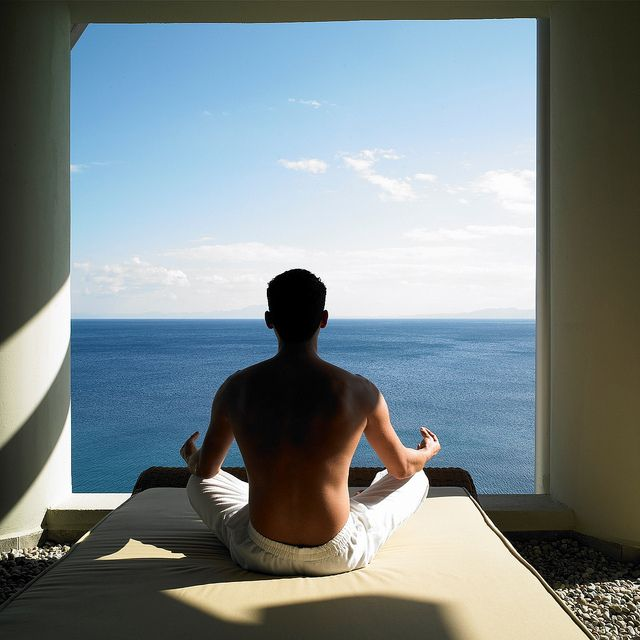
#> input picture image_processing.jpg, 640 x 640 px
$ python kenar_algilama.py
#> lines starting #> are read from the running program, lines starting #| are printed output that depends on the picture; after the words box and inside, x2 and y2 are one past the last pixel; in counts of white or black regions, pixels touching at a corner belong together
import cv2
import matplotlib.pyplot as plt
import numpy as np

#resmi ice aktarma
img = cv2.imread("image_processing.jpg", 0)
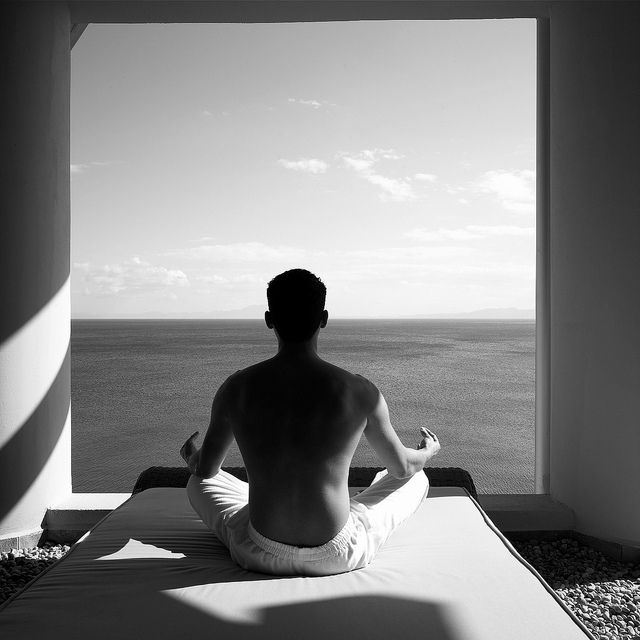
#> img: shape (640, 640); min 0, max 255, mean 131.4
plt.figure()
plt.imshow(img, cmap= "gray")
plt.axis("off")
plt.title("Orijinal hali")
plt.show()


edges = cv2.Canny(image = img, threshold1=0, threshold2=255)
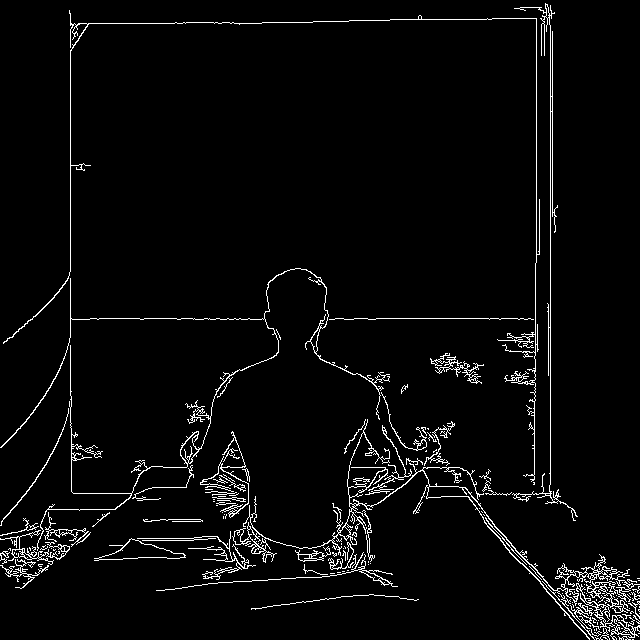
#> edges: shape (640, 640); 3.6% white in thin lines or dots
plt.figure()
plt.imshow(edges, cmap= "gray")
plt.axis("off")
plt.title("Kenarlar")
plt.show()


med_val = np.median(img)
#> med_val = 123
print(med_val)
#| 123.0

low = int(max(0, (1-0.33)*med_val))
#> low = 82
high = int(min(255, (1+0.33)*med_val))
#> high = 163
print(low)
#| 82
print(high)
#| 163


edgesNew = cv2.Canny(image = img, threshold1=150, threshold2=220)
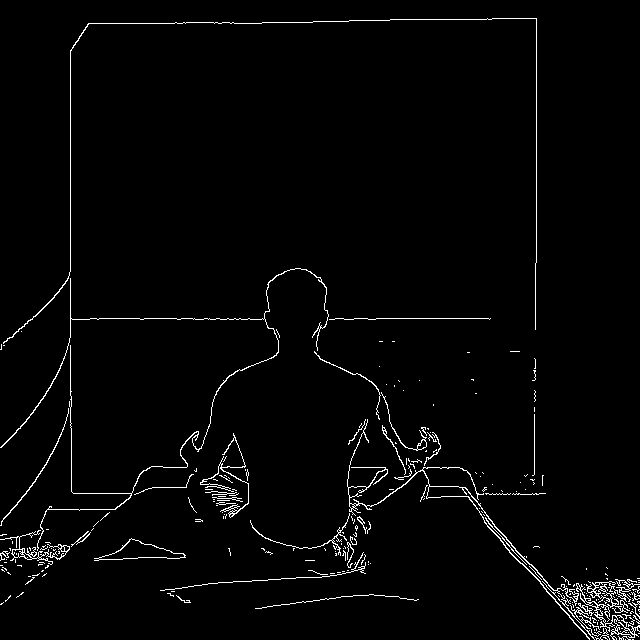
#> edgesNew: shape (640, 640); 2.2% white in thin lines or dots
plt.figure()
plt.imshow(edgesNew, cmap= "gray")
plt.axis("off")
plt.title("Kenarlar (duzenlenmis)")
plt.show()

blurred_img = cv2.blur(img, ksize = (3,3))
plt.figure()
plt.imshow(blurred_img, cmap= "gray")
plt.axis("off")
plt.title("Bulaniklastirilmis")
plt.show()

med_val_blurred = np.median(blurred_img)
#> med_val_blurred = 125
print(med_val_blurred)
#| 125.0

low_blurred = int(max(0, (1-0.33)*med_val_blurred))
#> low_blurred = 83
high_blurred = int(min(255, (1+0.33)*med_val_blurred))
#> high_blurred = 166
print(low_blurred)
#| 83
print(high_blurred)
#| 166


edgesNewBlurred = cv2.Canny(image = blurred_img, threshold1=low_blurred, threshold2=high_blurred)
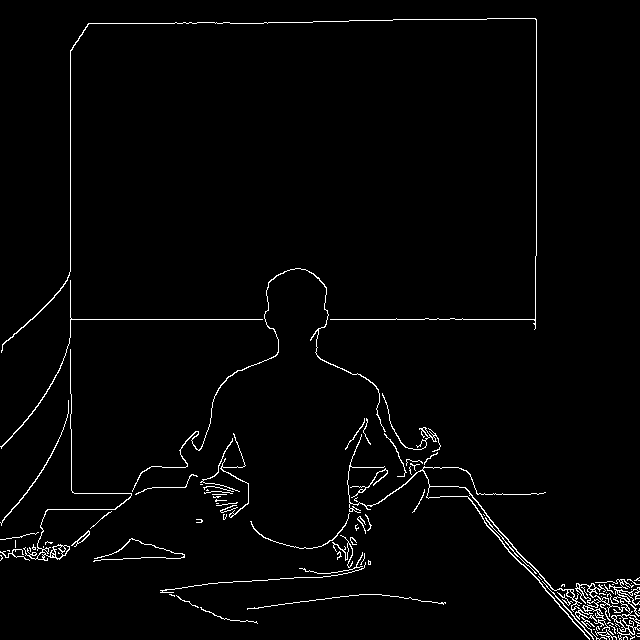
#> edgesNewBlurred: shape (640, 640); 2.1% white in thin lines or dots
plt.figure()
plt.imshow(edgesNewBlurred, cmap= "gray")
plt.axis("off")
plt.title("Kenarlar (bulaniklastirilmis)")
plt.show()

$ run again, with cat1.jpg copied over image_processing.jpg
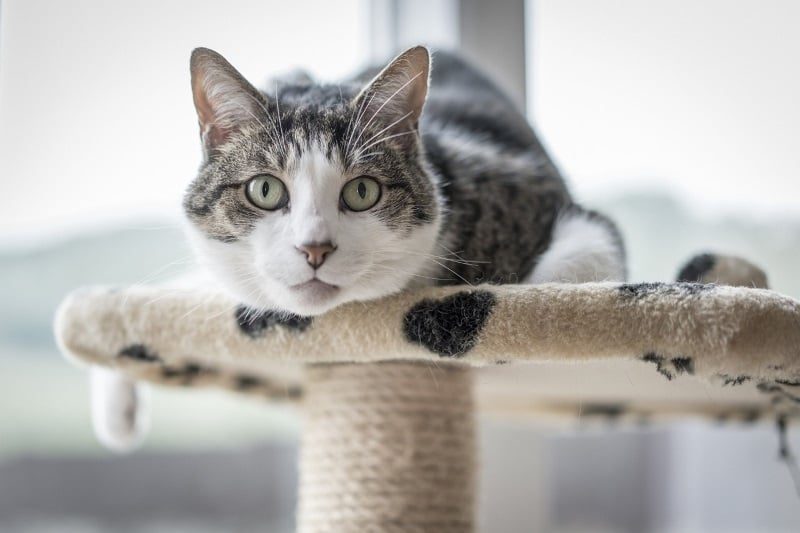
#> input picture cat1.jpg, 800 x 533 px
#> `edges = cv2.Canny(image = img, threshold1=0, threshold2=255)`:
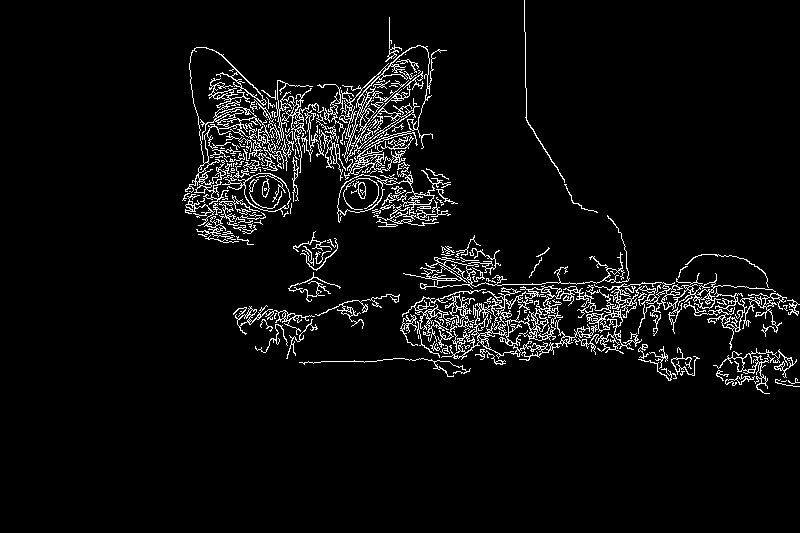
#> edges: shape (533, 800); 5% white in thin lines or dots, all inside (x1, y1, x2, y2) = (182, 0, 800, 394)
#> med_val = 185
#| 185.0
#> low = 123
#> high = 246
#| 123
#| 246
#> edgesNew: shape (533, 800); 2.6% white in thin lines or dots, all inside (x1, y1, x2, y2) = (128, 45, 800, 391)
#> med_val_blurred = 184
#| 184.0
#> low_blurred = 123
#> high_blurred = 244
#| 123
#| 244
#> `edgesNewBlurred = cv2.Canny(image = blurred_img, threshold1=low_blurre..`:
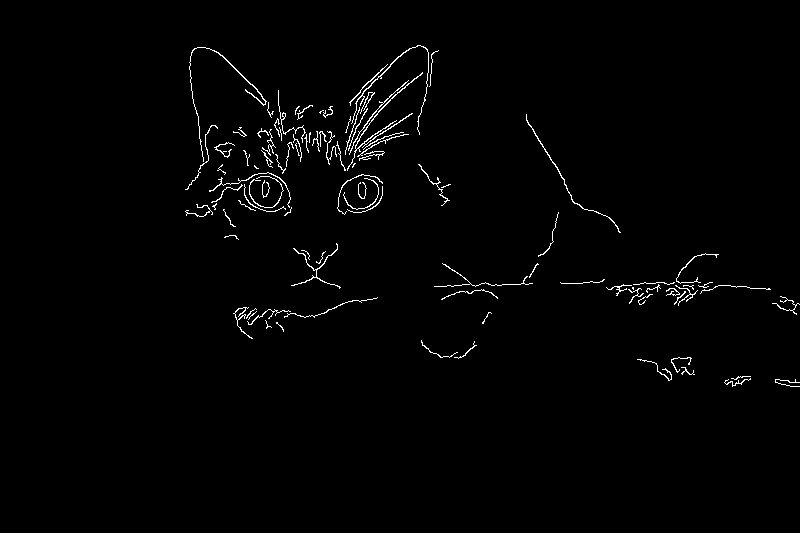
#> edgesNewBlurred: shape (533, 800); 1.3% white in thin lines or dots, all inside (x1, y1, x2, y2) = (185, 45, 800, 387)

$ run again, with cat2.jpg copied over image_processing.jpg
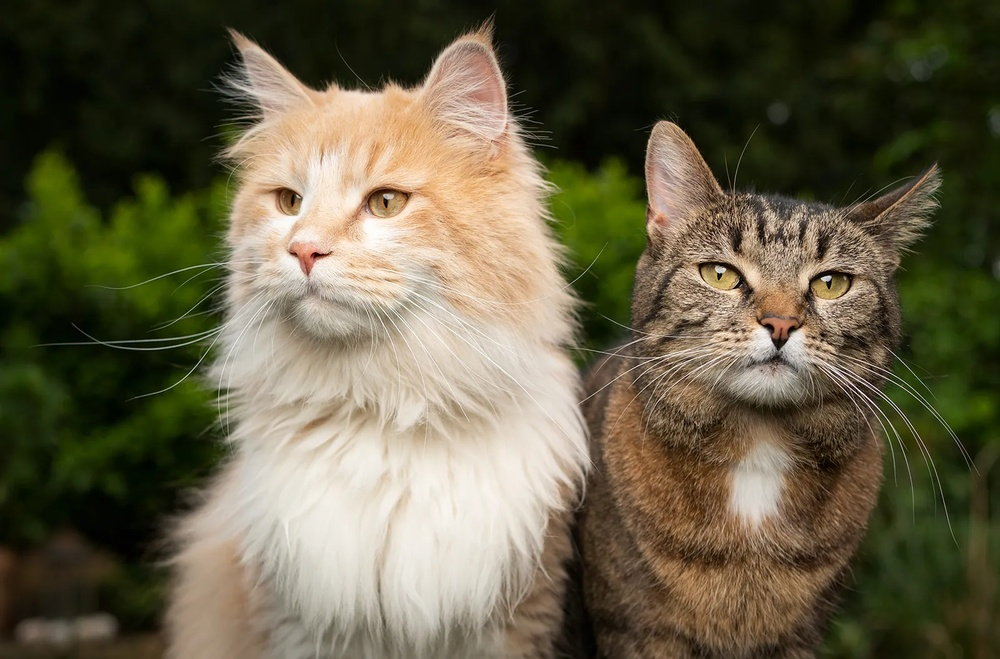
#> input picture cat2.jpg, 1000 x 659 px, shrunk from 1600 x 1054 before the run
#> `edges = cv2.Canny(image = img, threshold1=0, threshold2=255)`:
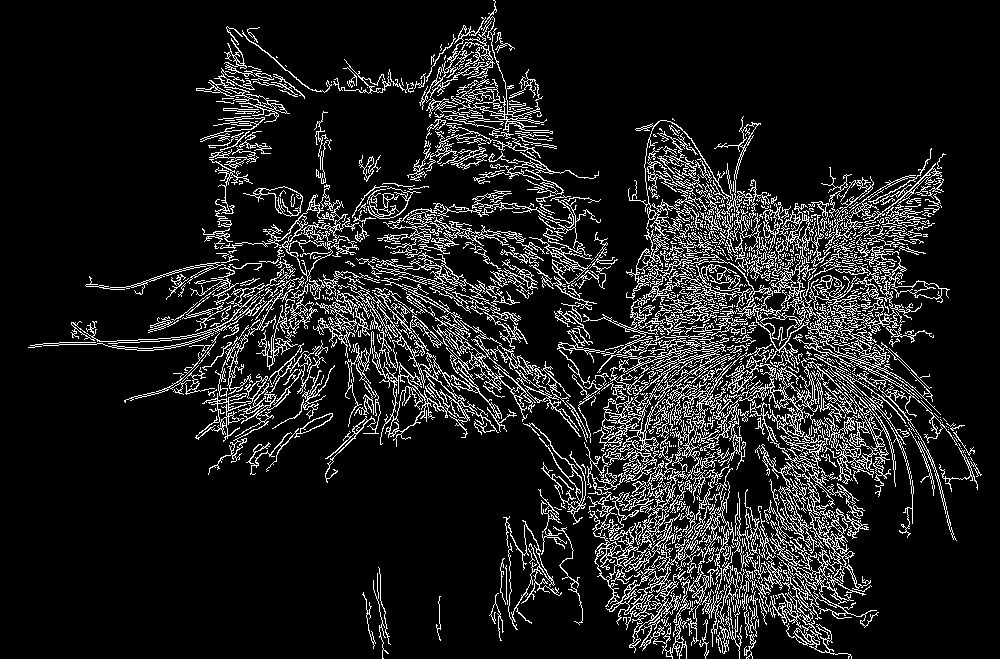
#> edges: shape (659, 1000); 11.8% white in thin lines or dots
#> med_val = 67
#| 67.0
#> low = 44
#> high = 89
#| 44
#| 89
#> edgesNew: shape (659, 1000); 5.4% white in thin lines or dots
#> med_val_blurred = 68
#| 68.0
#> low_blurred = 45
#> high_blurred = 90
#| 45
#| 90
#> `edgesNewBlurred = cv2.Canny(image = blurred_img, threshold1=low_blurre..`:
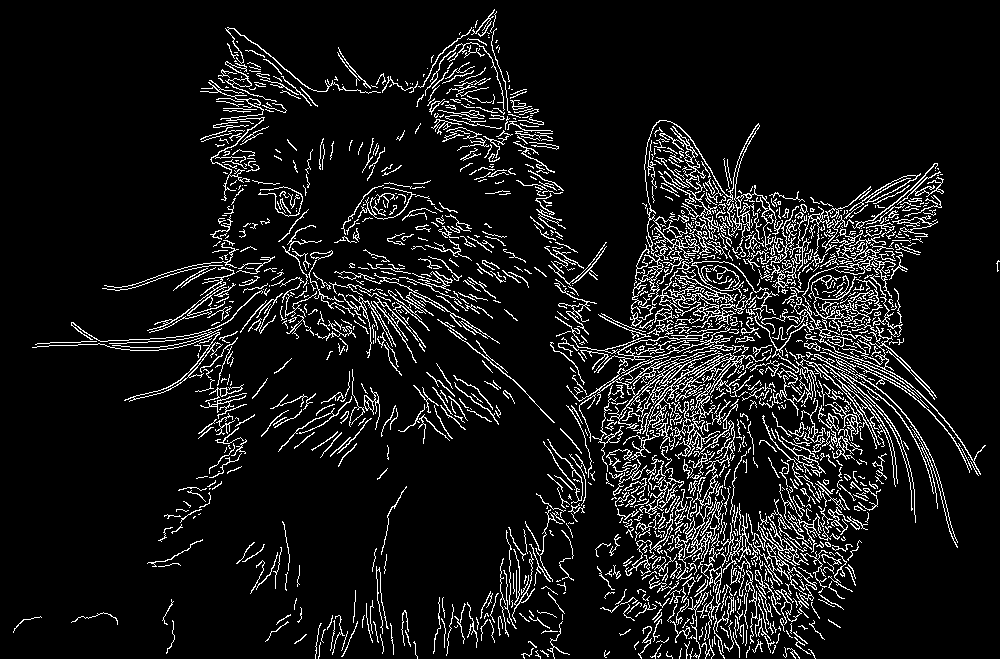
#> edgesNewBlurred: shape (659, 1000); 9.1% white in thin lines or dots
